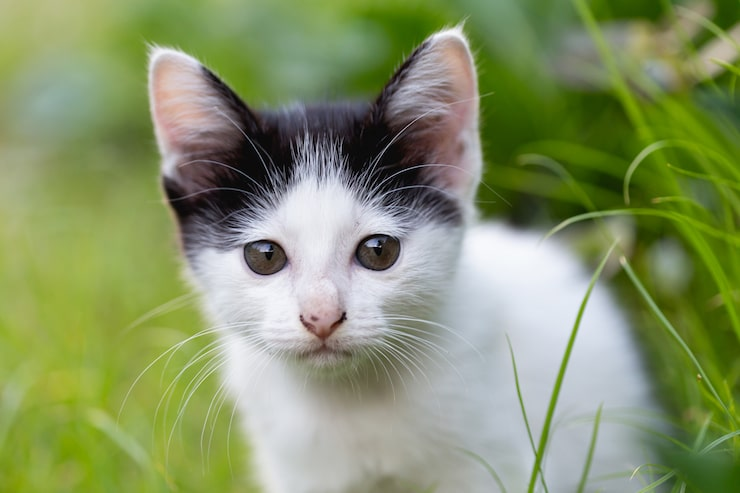
#> input picture cat.jpg, 740 x 493 px
$ jupyter execute 17.ipynb
#> lines starting #> are read from the running program, lines starting #| are printed output that depends on the picture; after the words box and inside, x2 and y2 are one past the last pixel; in counts of white or black regions, pixels touching at a corner belong together
##  17. Write a python program to perform basic morphological operations (Erosion, Dilation, Opening, Closing).

[cell 1]
import matplotlib.pyplot as plt
import numpy as np
import cv2

**Purpose:** Defines erosion using a structuring element.

[cell 2]
def erosion(img,kernel):
    result = np.zeros_like(img)

    rows,cols = img.shape
    kr , kc = kernel.shape

    pad_x =kr//2
    pad_y = kc//2

    for i in range(pad_x,rows-pad_x):
        for j in range(pad_y,cols- pad_y):
            region = img[i-pad_x:i+pad_x+1, j-pad_y:j+pad_y+1]

            if np.all(region[kernel==1] == 255):
                result[i][j] = 255

    return result

**Purpose:** Defines dilation using a structuring element.

[cell 3]
def dilation (img,kernel):
    result = np.zeros_like(img)
    rows, cols = img.shape
    kr, kc = kernel.shape

    pad_x = kr//2
    pad_y = kc//2

    for i in range(pad_x, rows-pad_x):
        for j in range(pad_y,cols-pad_y):
            region = img[i-pad_x:i+pad_x+1,j-pad_y:j+pad_y+1]

            if np.any(region[kernel==1] == 255):
                result[i,j] = 255

    return result

**Purpose:** Defines opening as erosion followed by dilation.

[cell 4]
def opening(img,kernel):
    erased = erosion(img,kernel)
    opened = dilation(erased,kernel)
    return opened

**Purpose:** Defines closing as dilation followed by erosion.

[cell 5]
def closing(img,kernel):
    diluted = dilation(img,kernel)
    closed = erosion(diluted,kernel)

    return closed

**Purpose:** Binarizes the cat image, applies four morphological operations, and displays the results.

[cell 6]
img = cv2.imread("../cat.jpg", 0)
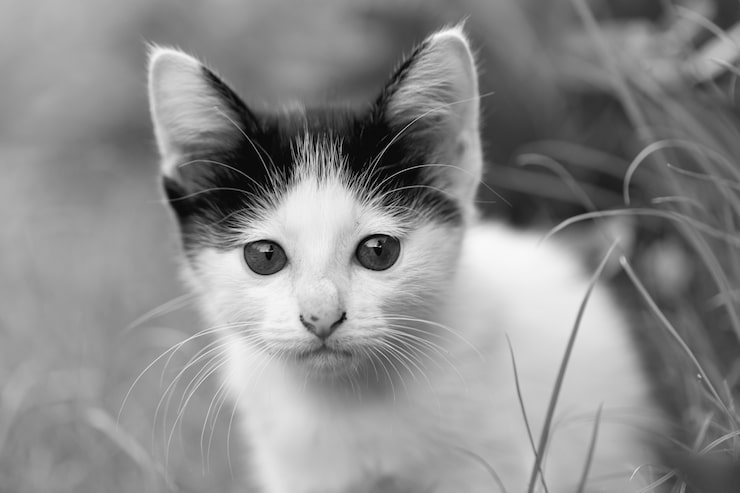
#> img: shape (493, 740); min 0, max 251, mean 138.8

if img is None:
    print("Image not found!")
    exit()

# Convert grayscale image into binary image
threshold = 127
binary = np.where(img >= threshold, 255, 0).astype(np.uint8)
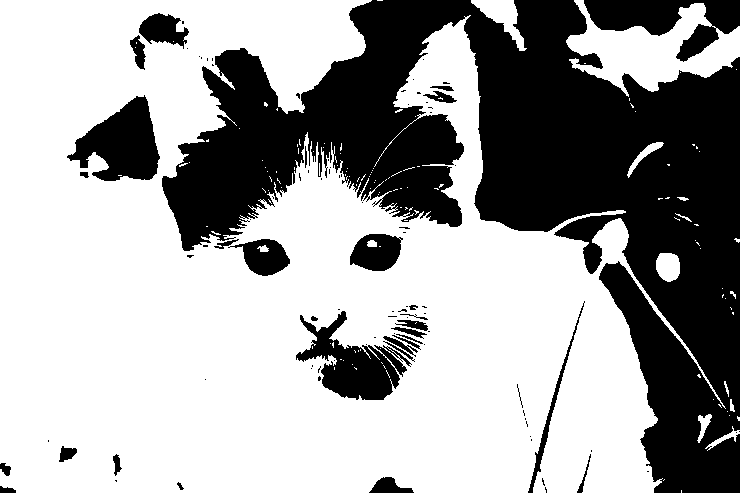
#> binary: shape (493, 740); 63.9% white; 96 black regions (65 under 20 px), largest, box (x1, y1, x2, y2) and area: (162, 0, 740, 493) 110808, (67, 95, 160, 181) 4599, (584, 0, 740, 62) 4590

# Define 3x3 structuring element
kernel = np.ones((3, 3), dtype=np.uint8)

# Apply morphological operations
eroded = erosion(binary, kernel)
#> after the loop in erosion, `for i in range(pad_x,rows-pad_x):`:
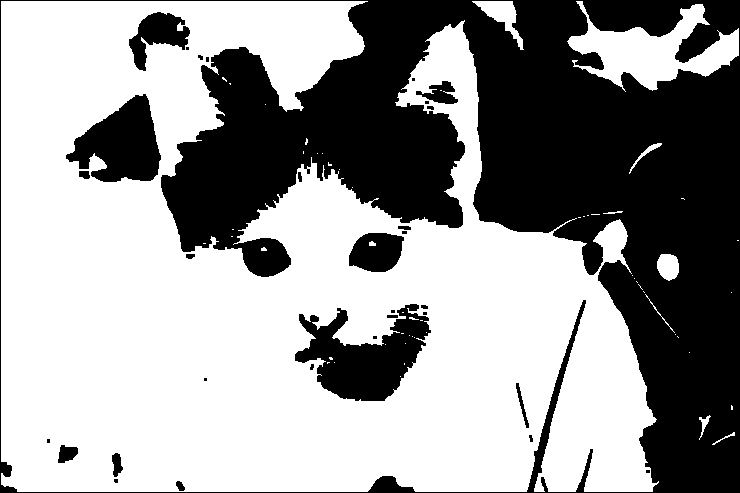
#> result: shape (493, 740); 60.3% white; 32 black regions (14 under 20 px), largest, box (x1, y1, x2, y2) and area: (0, 0, 740, 493) 127982, (295, 304, 431, 401) 6972, (66, 94, 161, 182) 5052
dilated = dilation(binary, kernel)
#> after the loop in dilation, `for i in range(pad_x, rows-pad_x):`:
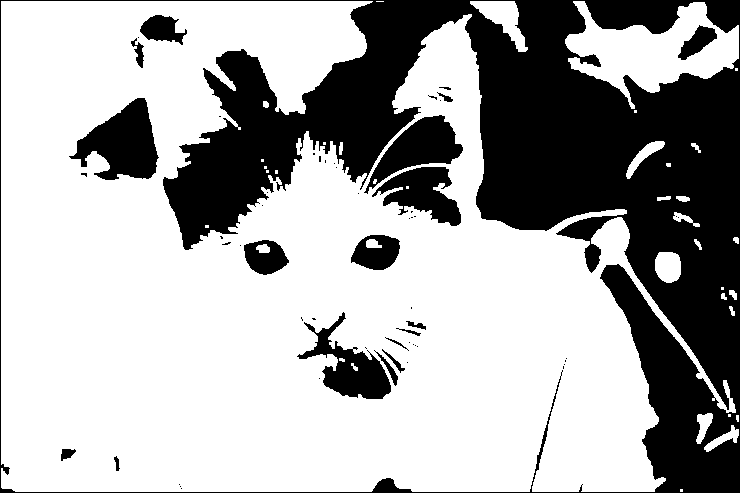
#> result: shape (493, 740); 66.9% white; 58 black regions (39 under 20 px), largest, box (x1, y1, x2, y2) and area: (0, 0, 740, 493) 102969, (69, 98, 159, 180) 4148, (364, 115, 463, 194) 3173
opened = opening(binary, kernel)
#> after the loop in dilation (call 2), `for i in range(pad_x, rows-pad_x):`:
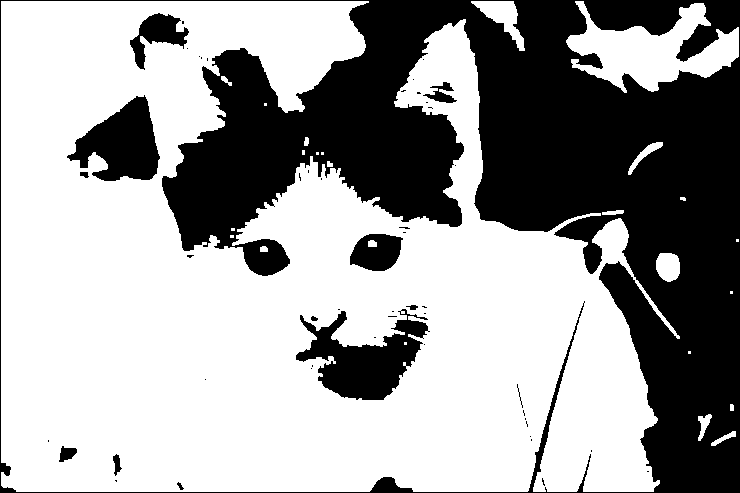
#> result: shape (493, 740); 62.7% white; 51 black regions (38 under 20 px), largest, box (x1, y1, x2, y2) and area: (0, 0, 740, 493) 121791, (296, 309, 430, 400) 5885, (67, 95, 160, 181) 4610
closed = closing(binary, kernel)
#> after the loop in erosion (call 3), `for i in range(pad_x,rows-pad_x):`:
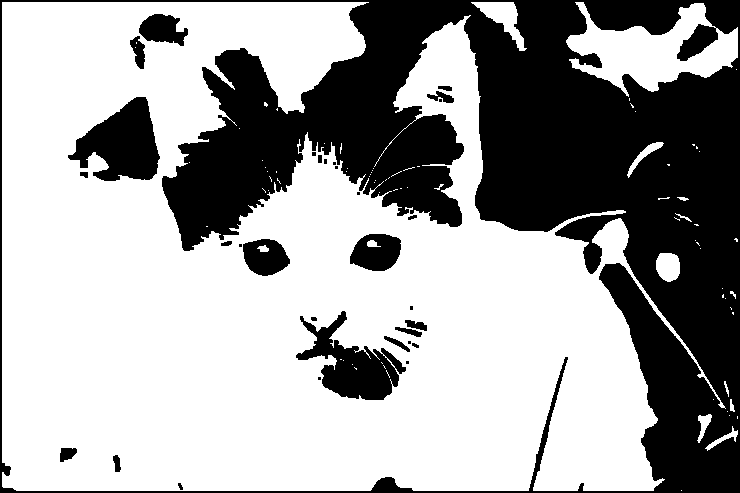
#> result: shape (493, 740); 63.7% white; 32 black regions (11 under 20 px), largest, box (x1, y1, x2, y2) and area: (0, 0, 740, 493) 118526, (68, 97, 160, 181) 4582, (296, 311, 406, 400) 4186


# Display results
plt.figure(figsize=(12, 8))

images = [
    binary, eroded, dilated, opened, closed
]

titles = [
    "Original Binary",
    "Erosion",
    "Dilation",
    "Opening",
    "Closing"
]

for i in range(5):
    plt.subplot(2, 3, i+1)
    plt.imshow(images[i], cmap="gray")
    plt.title(titles[i])
    plt.axis("off")

plt.tight_layout()
plt.show()

$ run again, with dog.jpg copied over cat.jpg
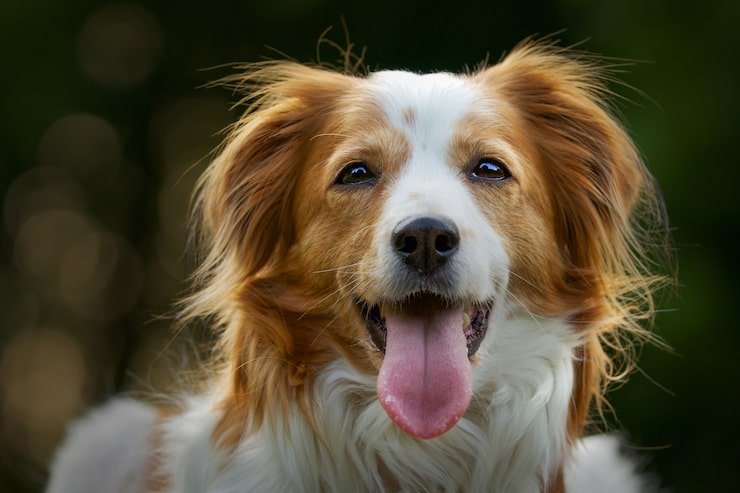
#> input picture dog.jpg, 740 x 493 px
#> `binary = np.where(img >= threshold, 255, 0).astype(np.uint8)`:
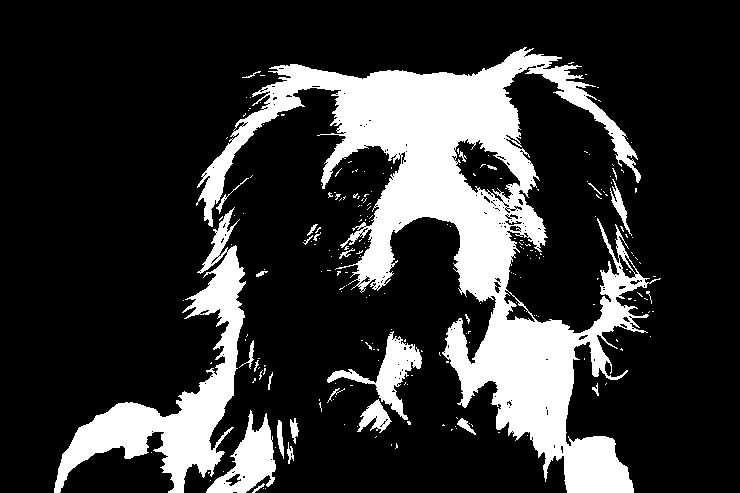
#> binary: shape (493, 740); 20.4% white; 233 white regions (205 under 20 px), largest, box (x1, y1, x2, y2) and area: (196, 47, 661, 493) 54173, (54, 207, 246, 493) 12951, (206, 410, 276, 493) 2542
#> after the loop in erosion (call 3), `for i in range(pad_x,rows-pad_x):`:
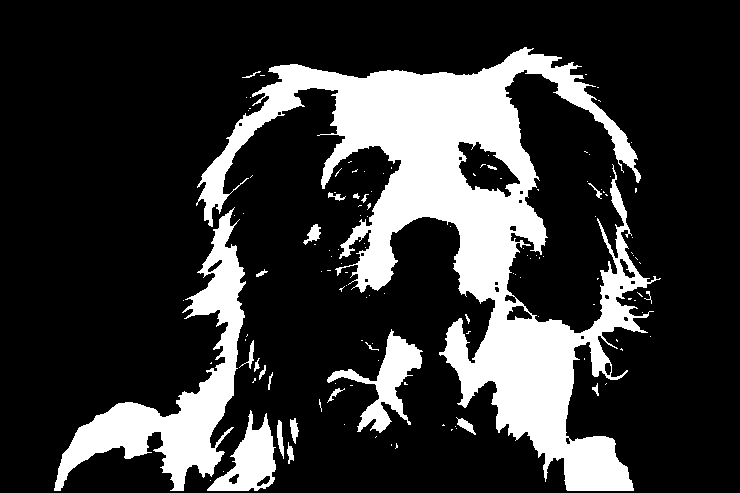
#> result: shape (493, 740); 21.3% white; 128 white regions (103 under 20 px), largest, box (x1, y1, x2, y2) and area: (196, 47, 661, 491) 57144, (54, 207, 246, 491) 13198, (327, 329, 423, 433) 2952
